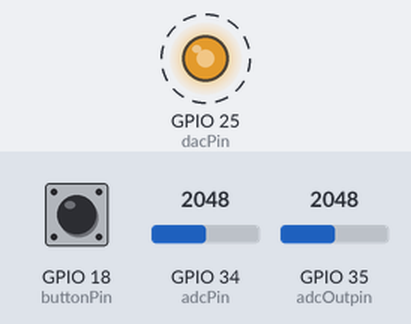
The sketch below on a simulated ESP32. Parts: output pins drawn as LEDs (lit = HIGH). Dashed ring = blinking. The inputs (shaded band) are chosen by the test bench; at power-on: GPIO 34 (adcPin) = 2048, GPIO 35 (adcOutpin) = 2048, GPIO 18 (buttonPin) HIGH. What the sketch prints to the serial monitor is not drawn.

Above: at 1.2 s.
1.3 s: GPIO 34 (adcPin) set to 2866
4.3 s: GPIO 35 (adcOutpin) set to 491
7.3 s: GPIO 34 (adcPin) set to 0
At 7.6 s:
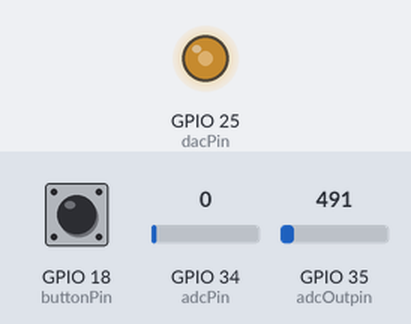
Timing chart, 0 to 10.3 s (numbered marks = the images above; inputs shaded):
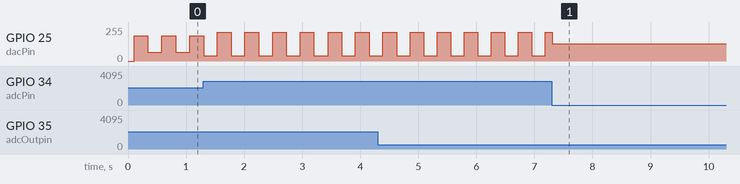

The sketch:

adc-dac.ino
```cpp
#include <Arduino.h>

const int adcPin = 34;
const int dacPin = 25;
const int adcOutpin = 35;
const int buttonPin = 18;

float phase = 0;

int waveType = 0; // 0=seno, 1=cuadrada, 2=triangular
bool lastButtonState = HIGH;

void setup() {
  Serial.begin(115200);
  pinMode(buttonPin, INPUT_PULLUP);
}

void loop() {

  // detectar presión del botón
  bool buttonState = digitalRead(buttonPin);

  if (buttonState == LOW && lastButtonState == HIGH) {
    waveType++;
    if (waveType > 2) waveType = 0;
  }

  lastButtonState = buttonState;

  // leer potenciómetro
  int adcValue = analogRead(adcPin);

  // convertir a amplitud (0–127)
  float amplitude = (adcValue / 4095.0) * 127;

  // avanzar fase
  phase += 0.1;

  if (phase > 2 * PI) {
    phase -= 2 * PI;
  }

  float signal = 0;

  // seleccionar tipo de onda
  if (waveType == 0) {
    // seno
    signal = sin(phase);
  }

  else if (waveType == 1) {
    // cuadrada
    signal = (sin(phase) >= 0) ? 1 : -1;
  }

  else if (waveType == 2) {
    // triangular
    signal = (2.0 / PI) * asin(sin(phase));
  }

  int dacValue = 128 + amplitude * signal;

  dacWrite(dacPin, dacValue);

  int adcOutput = analogRead(adcOutpin);

  Serial.print(">adcValue:");
  Serial.println(adcOutput);

  Serial.print(">dacValue:");
  Serial.println(dacValue);

  Serial.printf(
    "Pot: %d | Amplitud: %.2f | DAC: %d | ADC salida: %d\n",
    adcValue,
    amplitude,
    dacValue,
    adcOutput
  );

  delay(5);
}
```
